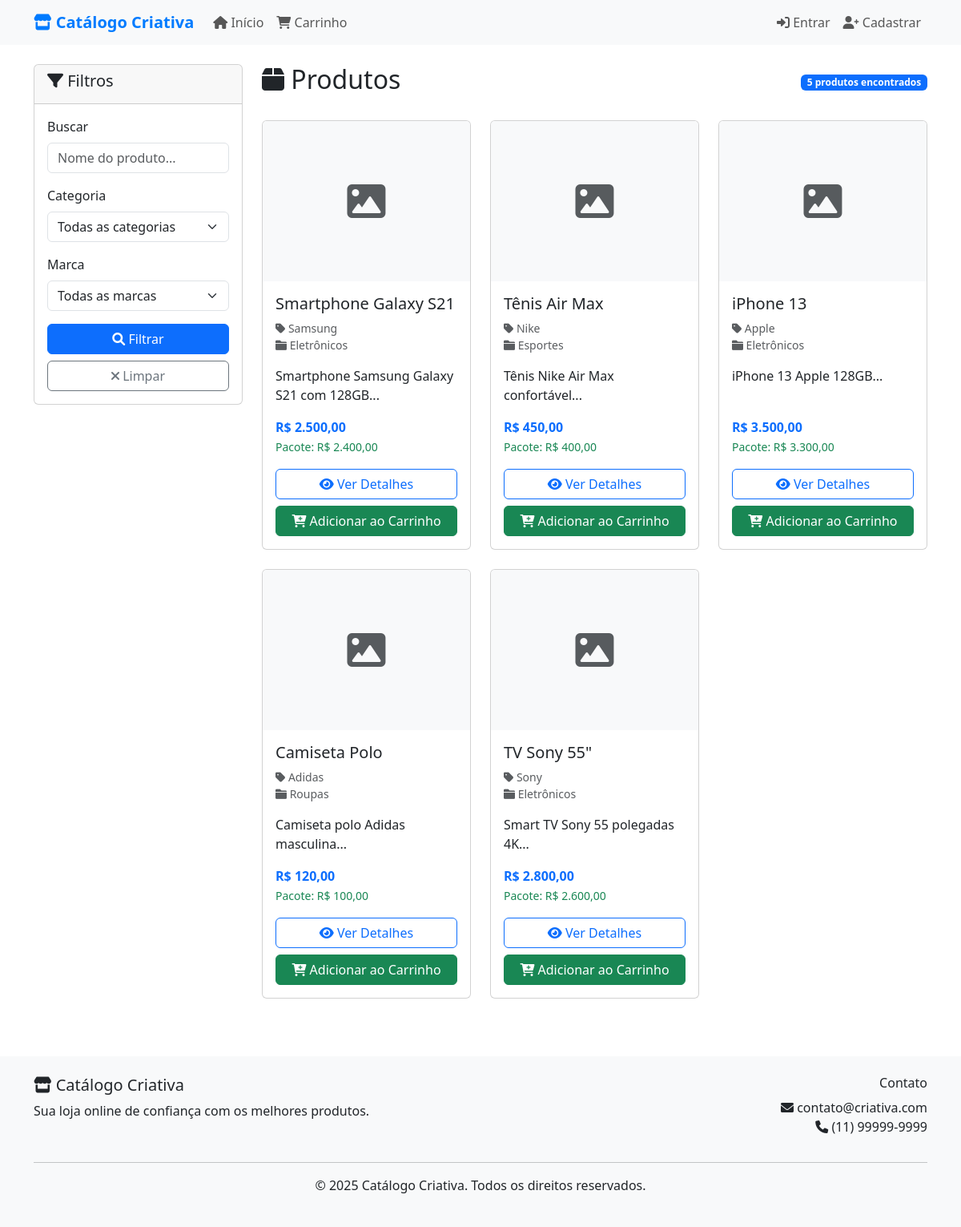
The page / on the database its author committed.
### tables this page shows
CREATE TABLE IF NOT EXISTS products (
    id INT AUTO_INCREMENT PRIMARY KEY,
    name VARCHAR(255) NOT NULL,
    brand_id INT,
    category_id INT,
    description TEXT,
    unit_price DECIMAL(10,2) NOT NULL,
    package_price DECIMAL(10,2),
    status ENUM('available', 'unavailable') DEFAULT 'available',
    created_at TIMESTAMP DEFAULT CURRENT_TIMESTAMP,
    updated_at TIMESTAMP DEFAULT CURRENT_TIMESTAMP ON UPDATE CURRENT_TIMESTAMP,
    FOREIGN KEY (brand_id) REFERENCES brands(id) ON DELETE SET NULL,
    FOREIGN KEY (category_id) REFERENCES categories(id) ON DELETE SET NULL
);

CREATE TABLE IF NOT EXISTS brands (
    id INT AUTO_INCREMENT PRIMARY KEY,
    name VARCHAR(255) NOT NULL,
    description TEXT,
    created_at TIMESTAMP DEFAULT CURRENT_TIMESTAMP
);

CREATE TABLE IF NOT EXISTS categories (
    id INT AUTO_INCREMENT PRIMARY KEY,
    name VARCHAR(255) NOT NULL,
    description TEXT,
    created_at TIMESTAMP DEFAULT CURRENT_TIMESTAMP
);

### core/Database.php (called while the page is built, shortened)
<?php
class Database {
    private static $instance = null;
    private $connection;
    private function __construct() {
        try {
            $this->connection = new PDO(
                "mysql:host=" . DB_HOST . ";dbname=" . DB_NAME . ";charset=utf8",
                DB_USER,
                DB_PASS,
                [
                    PDO::ATTR_ERRMODE => PDO::ERRMODE_EXCEPTION,
                    PDO::ATTR_DEFAULT_FETCH_MODE => PDO::FETCH_ASSOC,
                    PDO::ATTR_EMULATE_PREPARES => false
                ]
            );
        } catch (PDOException $e) {
            die("Erro na conexão: " . $e->getMessage());
        }
    }
    public static function getInstance() {
        if (self::$instance === null) {
            self::$instance = new self();
        }
        return self::$instance;
    }
    public function query($sql, $params = []) {
        $stmt = $this->connection->prepare($sql);
        $stmt->execute($params);
        return $stmt;
    }
    public function fetchAll($sql, $params = []) {
        $stmt = $this->query($sql, $params);
        return $stmt->fetchAll();
    }
}
?>

### core/Controller.php (called while the page is built, shortened)
<?php
class Controller {
    protected function view($view, $data = []) {
        extract($data);
        require_once "views/$view.php";
    }
}
?>

### controllers/HomeController.php (called while the page is built, shortened)
<?php
class HomeController extends Controller {
    private $productModel;
    private $categoryModel;
    private $brandModel;
    public function __construct() {
        $this->productModel = new Product();
        $this->categoryModel = new Category();
        $this->brandModel = new Brand();
    }
    public function index() {
        $filters = [
            'status' => 'available'
        ];
        $products = $this->productModel->getAll($filters);
        $categories = $this->categoryModel->getAll();
        $brands = $this->brandModel->getAll();
        $this->view('home/index', [
            'products' => $products,
            'categories' => $categories,
            'brands' => $brands,
            'filters' => $filters
        ]);
    }
}
?>

### core/Auth.php (called while the page is built, shortened)
<?php
class Auth {
    public static function isLoggedIn() {
        return isset($_SESSION['user_id']);
    }
}
?>

### models/Product.php (called while the page is built, shortened)
<?php
class Product {
    private $db;
    public function __construct() {
        $this->db = Database::getInstance();
    }
    public function getAll($filters = []) {
        $sql = "SELECT p.*, b.name as brand_name, c.name as category_name
                FROM products p
                LEFT JOIN brands b ON p.brand_id = b.id
                LEFT JOIN categories c ON p.category_id = c.id
                WHERE 1=1";
        $params = [];
        if (!empty($filters['status'])) {
            $sql .= " AND p.status = ?";
            $params[] = $filters['status'];
        }
        $sql .= " ORDER BY p.created_at DESC";
        return $this->db->fetchAll($sql, $params);
    }
}
?>

### views/home/index.php (the view, shortened to what this page needs)
<?php require_once 'views/layout/header.php'; ?>
<div class="container mt-4">
    <div class="row">
        <div class="col-md-3">
            <div class="card">
                <div class="card-header">
                    <h5><i class="fas fa-filter"></i> Filtros</h5>
                </div>
                <div class="card-body">
                    <form method="GET">
                        <div class="mb-3">
                            <label class="form-label">Buscar</label>
                            <input type="text" class="form-control" name="search" value="<?= htmlspecialchars($filters['search'] ?? '') ?>" placeholder="Nome do produto...">
                        </div>
                        <div class="mb-3">
                            <label class="form-label">Categoria</label>
                            <select class="form-select" name="category">
                                <option value="">Todas as categorias</option>
                            </select>
                        </div>
                        <div class="mb-3">
                            <label class="form-label">Marca</label>
                            <select class="form-select" name="brand">
                                <option value="">Todas as marcas</option>
                            </select>
                        </div>
                        <button type="submit" class="btn btn-primary w-100">
                            <i class="fas fa-search"></i> Filtrar
                        </button>
                        <a href="<?= BASE_URL ?>" class="btn btn-outline-secondary w-100 mt-2">
                            <i class="fas fa-times"></i> Limpar
                        </a>
                    </form>
                </div>
            </div>
        </div>
        <div class="col-md-9">
            <div class="d-flex justify-content-between align-items-center mb-4">
                <h2><i class="fas fa-box"></i> Produtos</h2>
                <span class="badge bg-primary"><?= count($products) ?> produtos encontrados</span>
            </div>
            <?php if (empty($products)): ?>
                <div class="alert alert-info text-center">
                    <i class="fas fa-info-circle"></i> Nenhum produto encontrado com os filtros aplicados.
                </div>
            <?php else: ?>
                <div class="row">
                    <?php foreach ($products as $product): ?>
                        <div class="col-md-4 mb-4">
                            <div class="card h-100">
                                <?php
                                $primaryImage = null;
                                ?>
                                <?php if ($primaryImage): ?>
                                    <img src="<?= BASE_URL ?>/uploads/products/<?= $primaryImage['image_path'] ?>" class="card-img-top product-image" alt="<?= htmlspecialchars($product['name']) ?>">
                                <?php else: ?>
                                    <div class="card-img-top product-image bg-light d-flex align-items-center justify-content-center">
                                        <i class="fas fa-image fa-3x text-muted"></i>
                                    </div>
                                <?php endif; ?>
                                <div class="card-body d-flex flex-column">
                                    <h5 class="card-title"><?= htmlspecialchars($product['name']) ?></h5>
                                    <p class="card-text text-muted small">
                                        <i class="fas fa-tag"></i> <?= htmlspecialchars($product['brand_name'] ?? 'Sem marca') ?><br>
                                        <i class="fas fa-folder"></i> <?= htmlspecialchars($product['category_name'] ?? 'Sem categoria') ?>
                                    </p>
                                    <p class="card-text"><?= htmlspecialchars(substr($product['description'], 0, 100)) ?>...</p>
                                    <div class="mt-auto">
                                        <div class="d-flex justify-content-between align-items-center mb-3">
                                            <div>
                                                <strong class="text-primary">R$ <?= number_format($product['unit_price'], 2, ',', '.') ?></strong>
                                                <?php if ($product['package_price']): ?>
                                                    <br><small class="text-success">Pacote: R$ <?= number_format($product['package_price'], 2, ',', '.') ?></small>
                                                <?php endif; ?>
                                            </div>
                                        </div>
                                        <div class="d-grid gap-2">
                                            <a href="<?= BASE_URL ?>?controller=home&action=product&id=<?= $product['id'] ?>" class="btn btn-outline-primary">
                                                <i class="fas fa-eye"></i> Ver Detalhes
                                            </a>
                                            <button class="btn btn-success" onclick="addToCart(<?= $product['id'] ?>)">
                                                <i class="fas fa-cart-plus"></i> Adicionar ao Carrinho
                                            </button>
                                        </div>
                                    </div>
                                </div>
                            </div>
                        </div>
                    <?php endforeach; ?>
                </div>
            <?php endif; ?>
        </div>
    </div>
</div>
<?php require_once 'views/layout/footer.php'; ?>

### index.php (shortened to what this page needs)
<?php
spl_autoload_register(function ($class) {
    $directories = ['controllers/', 'models/', 'core/'];
    foreach ($directories as $directory) {
        $file = $directory . $class . '.php';
        if (file_exists($file)) {
            return;
        }
    }
});
$controller = $_GET['controller'] ?? 'home';
$action = $_GET['action'] ?? 'index';
$controllerFile = 'controllers/' . ucfirst($controller) . 'Controller.php';
if (file_exists($controllerFile)) {
    $controllerInstance = new $controllerClass();
    if (method_exists($controllerInstance, $action)) {
        $controllerInstance->$action();
    } else {
        echo "Ação não encontrada: $action";
    }
} else {
    echo "Controller não encontrado: $controller";
}
?>

### views/layout/header.php (shortened to what this page needs)
<!DOCTYPE html>
<html lang="pt-BR">
<head>
    <link href="https://cdn.jsdelivr.net/npm/bootstrap@5.3.0/dist/css/bootstrap.min.css" rel="stylesheet">
    <link href="https://cdnjs.cloudflare.com/ajax/libs/font-awesome/6.0.0/css/all.min.css" rel="stylesheet">
</head>
<body>
    <nav class="navbar navbar-expand-lg navbar-light bg-light">
        <div class="container">
            <a class="navbar-brand" href="<?= BASE_URL ?>">
                <i class="fas fa-store"></i> Catálogo Criativa
            </a>
            <div class="collapse navbar-collapse" id="navbarNav">
                <ul class="navbar-nav me-auto">
                    <li class="nav-item">
                        <a class="nav-link" href="<?= BASE_URL ?>">
                            <i class="fas fa-home"></i> Início
                        </a>
                    </li>
                    <li class="nav-item">
                        <a class="nav-link" href="<?= BASE_URL ?>?controller=cart&action=index">
                            <i class="fas fa-shopping-cart"></i> Carrinho
                        </a>
                    </li>
                </ul>
                <ul class="navbar-nav">
                    <?php if (Auth::isLoggedIn()): ?>
                        <?php if (Auth::isAdmin()): ?>
                            <li class="nav-item">
                                <a class="nav-link" href="<?= BASE_URL ?>?controller=admin&action=dashboard">
                                    <i class="fas fa-cog"></i> Admin
                                </a>
                            </li>
                        <?php else: ?>
                            <li class="nav-item">
                                <a class="nav-link" href="<?= BASE_URL ?>?controller=client&action=dashboard">
                                    <i class="fas fa-user"></i> Minha Conta
                                </a>
                            </li>
                        <?php endif; ?>
                        <li class="nav-item">
                            <a class="nav-link" href="<?= BASE_URL ?>?controller=auth&action=logout">
                                <i class="fas fa-sign-out-alt"></i> Sair
                            </a>
                        </li>
                    <?php else: ?>
                        <li class="nav-item">
                            <a class="nav-link" href="<?= BASE_URL ?>?controller=auth&action=login">
                                <i class="fas fa-sign-in-alt"></i> Entrar
                            </a>
                        </li>
                        <li class="nav-item">
                            <a class="nav-link" href="<?= BASE_URL ?>?controller=auth&action=register">
                                <i class="fas fa-user-plus"></i> Cadastrar
                            </a>
                        </li>
                    <?php endif; ?>
                </ul>
            </div>
        </div>
    </nav>

### views/layout/footer.php (shortened to what this page needs)
    <footer class="footer py-4 mt-5">
        <div class="container">
            <div class="row">
                <div class="col-md-6">
                    <h5><i class="fas fa-store"></i> Catálogo Criativa</h5>
                    <p>Sua loja online de confiança com os melhores produtos.</p>
                </div>
                <div class="col-md-6 text-end">
                    <h6>Contato</h6>
                    <p>
                        <i class="fas fa-envelope"></i> contato@criativa.com<br>
                        <i class="fas fa-phone"></i> (11) 99999-9999
                    </p>
                </div>
            </div>
            <hr>
            <div class="text-center">
                <p>&copy; <?= date('Y') ?> Catálogo Criativa. Todos os direitos reservados.</p>
            </div>
        </div>
    </footer>
</body>
</html>

### views/layout/header.php (style rules this page uses)
.navbar-brand { font-weight: bold; color: #007bff !important; }
.card { transition: transform 0.2s; }
.product-image { height: 200px; object-fit: cover; }
.footer { background-color: #f8f9fa; margin-top: 50px; }

### rows shown on the page
products: name "Smartphone Galaxy S21", brand.name "Samsung", category.name "Eletrônicos", description "Smartphone Samsung Galaxy S21 com 128GB", unit_price "2.500,00", package_price "2.400,00"
products: name "Tênis Air Max", brand.name "Nike", category.name "Esportes", description "Tênis Nike Air Max confortável", unit_price "450,00", package_price "400,00"
products: name "iPhone 13", brand.name "Apple", category.name "Eletrônicos", description "iPhone 13 Apple 128GB", unit_price "3.500,00", package_price "3.300,00"
products: name "Camiseta Polo", brand.name "Adidas", category.name "Roupas", description "Camiseta polo Adidas masculina", unit_price "120,00", package_price "100,00"
products: name "TV Sony 55\"", brand.name "Sony", category.name "Eletrônicos", description "Smart TV Sony 55 polegadas 4K", unit_price "2.800,00", package_price "2.600,00"

### other values the page prints
count($products) "5"
